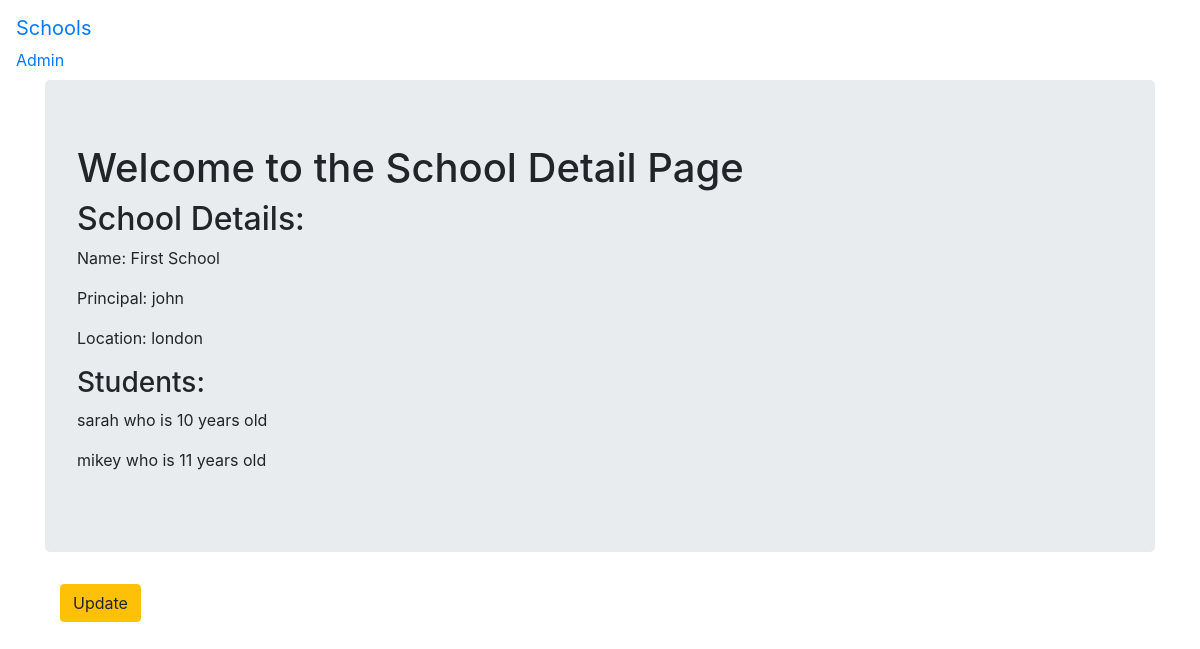
Page /schools/1/ on the earlier database version.
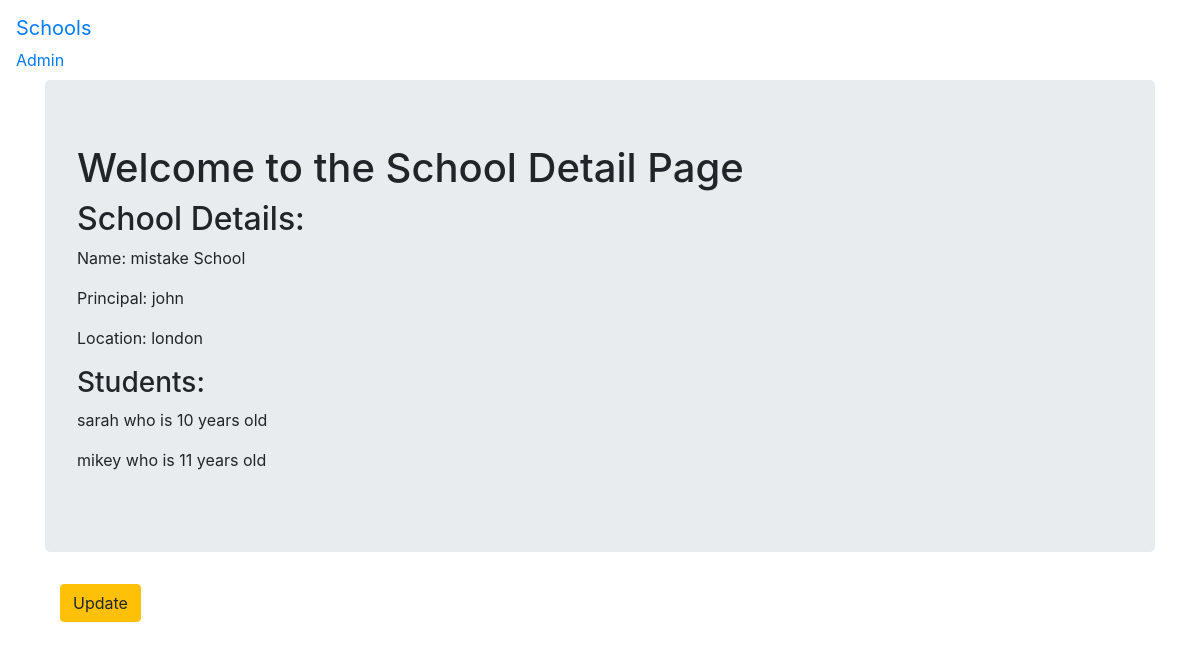
Same page on the later database version.
### cbv/models.py (models this page shows, shortened)
class School(models.Model):
    name = models.CharField(max_length=256)
    principal = models.CharField(max_length=256)
    location = models.CharField(max_length=256)

### cbv/views.py (the view)
# urls.py: path('schools/<pk>/', views.SchoolDetailView.as_view(), name='detail'),
class SchoolDetailView(DetailView):
    context_object_name = 'school_detail'
    model = models.School
    template_name = 'cbv/school_detail.html'

### cbv/templates/cbv/school_detail.html
{% extends 'base.html' %}
{% block body_block %}
<div class="jumbotron">
  <h1>Welcome to the School Detail Page </h1>
  <h2>School Details: </h2>
  <p>Name: {{ school_detail.name }}</p>
  <p>Principal: {{ school_detail.principal }}</p>
  <p>Location: {{ school_detail.location}}</p>
  <h3>Students:</h3>
  {% for student in school_detail.students.all %}
  <p>{{ student.name }} who is {{ student.age }} years old</p>
  {% endfor %}
</div>
<div class="container">
  <p> <a class="btn btn-warning" href="{% url 'cbv:update' pk=school_detail.pk %}">Update</a> </p>
</div>
{% endblock %}

Differences in the rows shown:
changed School "john": name "First School" → "mistake School"
